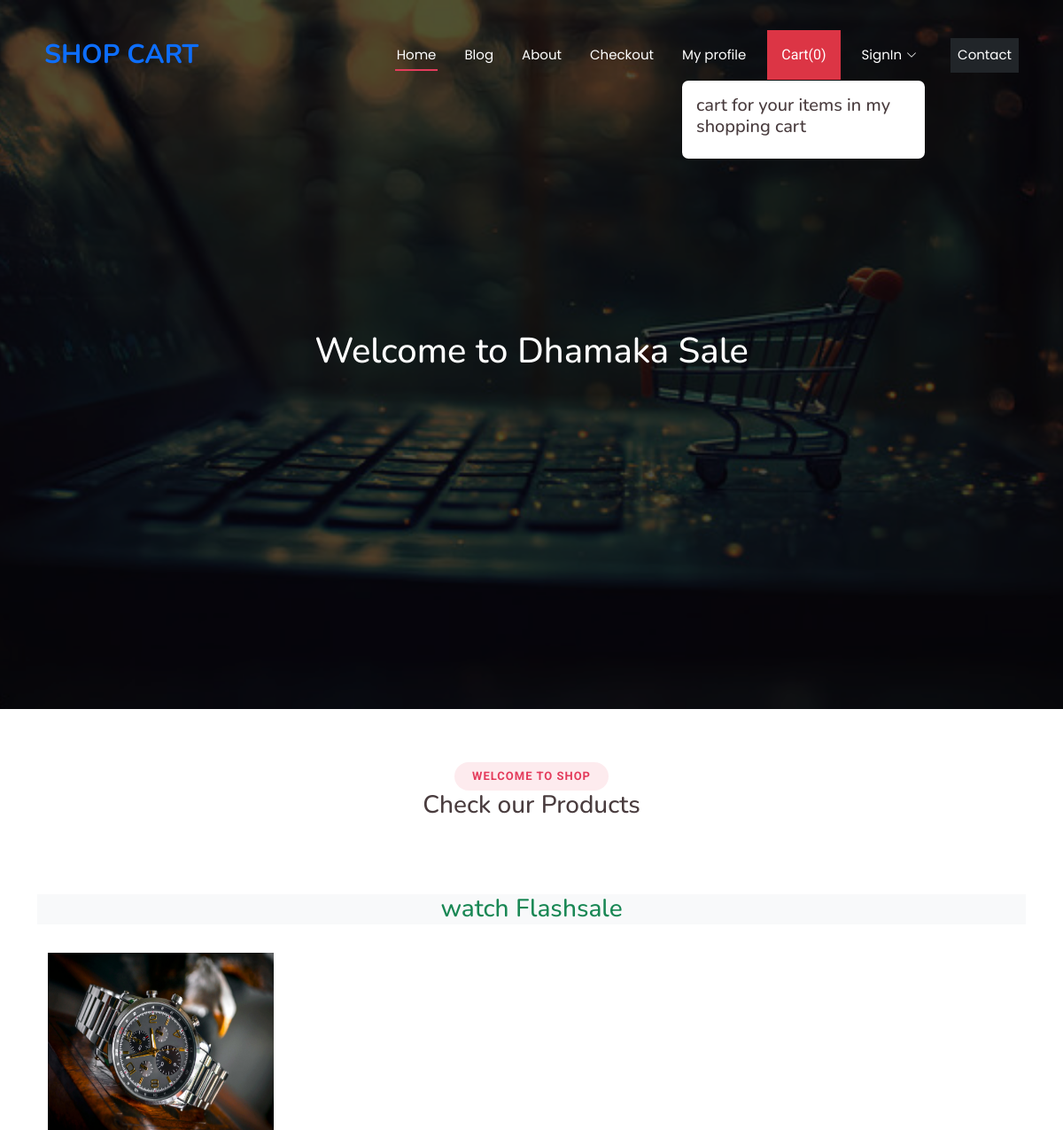
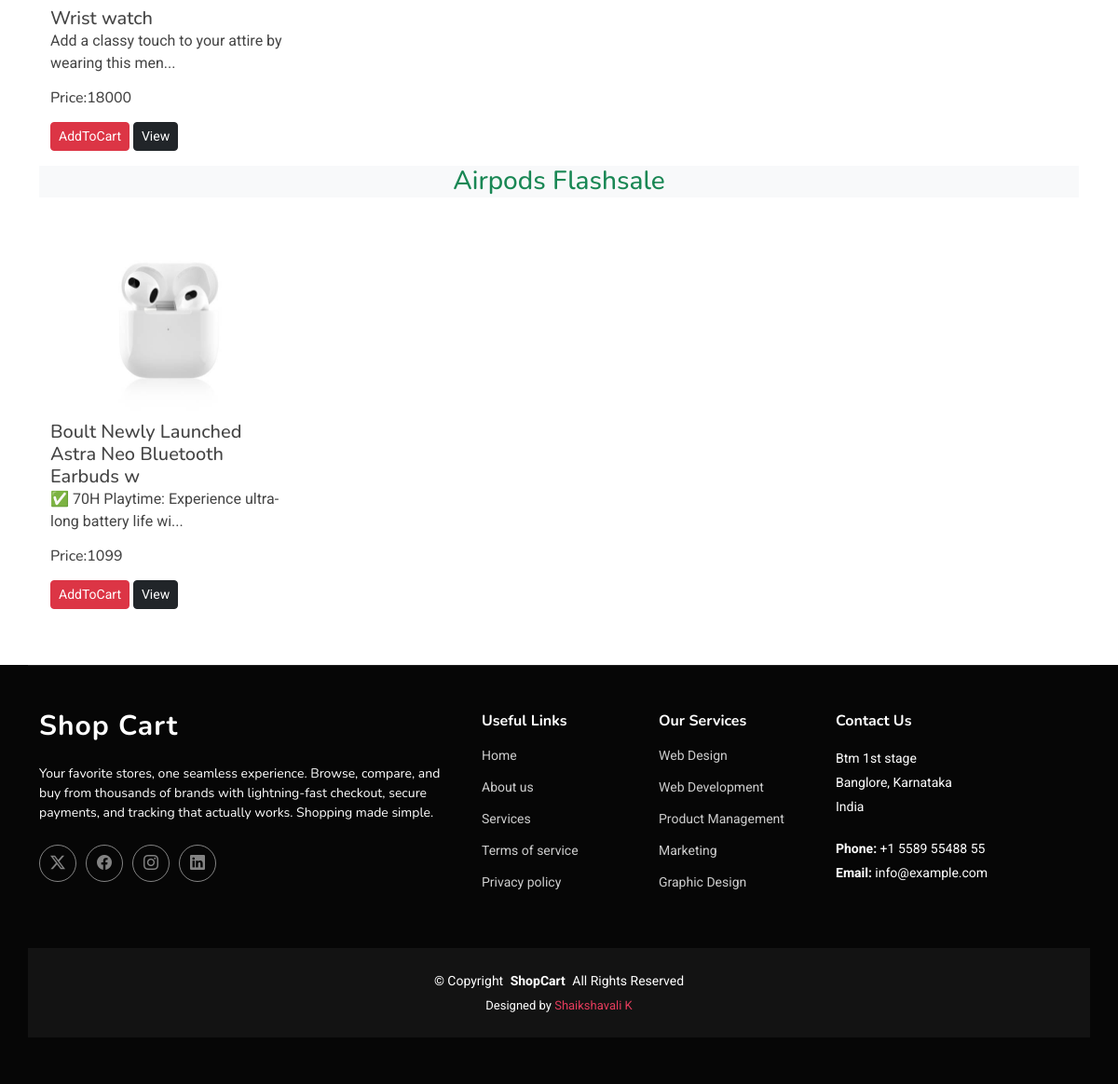
The page / on the database its author committed (2 pictures, top to bottom).
### ecommerceapp/models.py (models this page shows, shortened)
class Product(models.Model):
    product_id=models.AutoField(primary_key=True)
    product_name=models.CharField(max_length=50)
    category=models.CharField(max_length=50, default="")
    subcategory=models.CharField(max_length=50, default="")
    price=models.IntegerField(default=0)
    desc=models.TextField(max_length=200, default="")
    image=models.ImageField(upload_to="shop/images")

### ecommerceapp/views.py (the view)
# urls.py: path('', views.index,name='index'),
def index(request):
    allProds = []
    catprods = Product.objects.values('category', 'subcategory')
    cats = {item['category'] for item in catprods}
    for cat in cats:
        prod = Product.objects.filter(category=cat)
        n=len(prod)
        nSlides = n // 4 + ceil(n /4) - (n // 4)
        allProds.append([prod, range(1,nSlides), nSlides])
    params= {'allProds' :allProds}
    return render(request, 'index.html',params)

### templates/index.html (shortened to what this page needs)
{% extends 'base.html' %}
{% block content %}
<h1>Welcome to Dhamaka Sale</h1>
{% endblock content %}
{% block body %}
{% load static %}
<section id="portfolio" class="portfolio">
  <div class="container">
    <div class="section-title">
      <h2>Welcome to Shop</h2>
      <h3>Check our <span>Products</span></h3>
    </div>
    {% for product, range, nSlides in allProds %}
    <h3 class="my-3 text-center text-success bg-light">
      {{product.0.category}} Flashsale
    </h3>
    <div class="container">
      <div class="row">
        {% for i in product %}
        <div class="col-md-3 mt-3">
          <img src="/media/{{i.image}}" class="card-img-top" alt="not found" height="200px" width="150px" />
          <div class="card-body">
            <h5 class="card-title mt-2" id="namepr{{i.id}}">{{i.product_name}}</h5>
            <p class="card-text">{{i.desc|slice:"0:53"}}...</p>
            <h6 class="card-title mb-3">
              Price:<span id="pricepr{{i.id}}">{{i.price}}</span>
            </h6>
            <span id="divpr{{i.id}}" class="divpr">
              <button id="pr{{i.id}}" class="btn btn-danger cart btn-sm mt-0">
                AddToCart
              </button>
            </span>
            <a href="/media/{{i.image}}">
              <button class="btn btn-dark btn-sm cart">View</button></a
            >
          </div>
        </div>
        {% endfor %}
      </div>
    </div>
    {% endfor %}
  </div>
</section>
{% endblock body %}

### templates/base.html (shortened to what this page needs)
{% load static %}
<!DOCTYPE html>
<html lang="en">
<head>
  <link href="{% static '/assets/vendor/bootstrap/css/bootstrap.min.css' %}" rel="stylesheet">
  <link href="{% static '/assets/vendor/bootstrap-icons/bootstrap-icons.css' %}" rel="stylesheet">
  <link href="{% static '/assets/vendor/aos/aos.css' %}" rel="stylesheet">
  <link href="{% static '/assets/vendor/glightbox/css/glightbox.min.css' %}" rel="stylesheet">
  <link href="{% static '/assets/vendor/swiper/swiper-bundle.min.css' %}" rel="stylesheet">
  <link href="{% static '/assets/css/main.css' %}" rel="stylesheet">
</head>
<body class="index-page">
  <header id="header" class="header d-flex align-items-center fixed-top">
    <div class="container-fluid container-xl position-relative d-flex align-items-center justify-content-between">
      <a href="/" class="logo d-flex align-items-center">
        <h1 class="img-fluid text-primary">Shop Cart</h1>
      </a>
      <nav id="navmenu" class="navmenu">
        <ul>
          <li><a href="/" class="active">Home</a></li>
          <li><a href="/blog">Blog</a></li>
          <li><a href="/about">About</a></li>
          <li><a href="/checkout">Checkout</a></li>
          <li><a href="/profile">My profile</a></li>
          <button type="button" class="nav-link scrollto bg-danger p-3 m-2 text-white" id="popcart" data-container="body" data-toggle="popover" data-placement="bottom" data-html="true"> Cart(<span id="cart">0</span>)</button>
          {% if request.user.is_authenticated %}
          <li><a class="nav-link scrollto" href="/auth/logout/">Logout
          </a></li>
          {% else %}
          <li class="dropdown"><a href="#"><span>SignIn</span> <i class="bi bi-chevron-down toggle-dropdown"></i></a>
          </li>
          {% endif %}
          <li><a class= "bg-dark p-2 m-2"href="/contact">Contact</a></li>
        </ul>
      </nav>
    </div>
  </header>
  <main class="main">
    <section id="hero" class="hero section dark-background">
      <img src="{% static '/images/bg-111.jpg' %}" alt="" data-aos="fade-in">
      <div class="container text-center" data-aos="fade-up" data-aos-delay="100">
        <div class="row justify-content-center">
          <div class="col-lg-8">
            {% block content %}
            {% endblock content %}
          </div>
        </div>
      </div>
    </section>
    {% block body %}
    {% endblock body %}
  </main>
  <footer id="footer" class="footer dark-background">
    <div class="container footer-top">
      <div class="row gy-4">
        <div class="col-lg-5 col-md-12 footer-about">
          <a href="index.html" class="logo d-flex align-items-center">
            <span class="sitename">Shop Cart</span>
          </a>
          <p>Your favorite stores, one seamless experience. Browse, compare, and buy from thousands of brands with lightning-fast checkout, secure payments, and tracking that actually works. Shopping made simple.</p>
          <div class="social-links d-flex mt-4">
            <a href=""><i class="bi bi-twitter-x"></i></a>
            <a href=""><i class="bi bi-facebook"></i></a>
            <a href=""><i class="bi bi-instagram"></i></a>
            <a href=""><i class="bi bi-linkedin"></i></a>
          </div>
        </div>
        <div class="col-lg-2 col-6 footer-links">
          <h4>Useful Links</h4>
          <ul>
            <li><a href="#">Home</a></li>
            <li><a href="#">About us</a></li>
            <li><a href="#">Services</a></li>
            <li><a href="#">Terms of service</a></li>
            <li><a href="#">Privacy policy</a></li>
          </ul>
        </div>
        <div class="col-lg-2 col-6 footer-links">
          <h4>Our Services</h4>
          <ul>
            <li><a href="#">Web Design</a></li>
            <li><a href="#">Web Development</a></li>
            <li><a href="#">Product Management</a></li>
            <li><a href="#">Marketing</a></li>
            <li><a href="#">Graphic Design</a></li>
          </ul>
        </div>
        <div class="col-lg-3 col-md-12 footer-contact text-center text-md-start">
          <h4>Contact Us</h4>
          <p>Btm 1st stage</p>
          <p>Banglore, Karnataka</p>
          <p>India</p>
          <p class="mt-4"><strong>Phone:</strong> <span>+1 5589 55488 55</span></p>
          <p><strong>Email:</strong> <span>info@example.com</span></p>
        </div>
      </div>
    </div>
    <div class="container copyright text-center mt-4">
      <p>© <span>Copyright</span> <strong class="px-1 sitename">ShopCart</strong> <span>All Rights Reserved</span></p>
      <div class="credits">
        Designed by <a href="https://bootstrapmade.com/">Shaikshavali K</a>
      </div>
    </div>
  </footer>
</body>
</html>

### rows shown on the page
Product: category "watch", image (picture), product_name "Wrist watch", desc "Add a classy touch to your attire by wearing this men", price "18000"
Product: category "Airpods", image (picture), product_name "Boult Newly Launched Astra Neo Bluetooth Earbuds w", desc "✅ 70H Playtime: Experience ultra-long battery life wi", price "1099"
